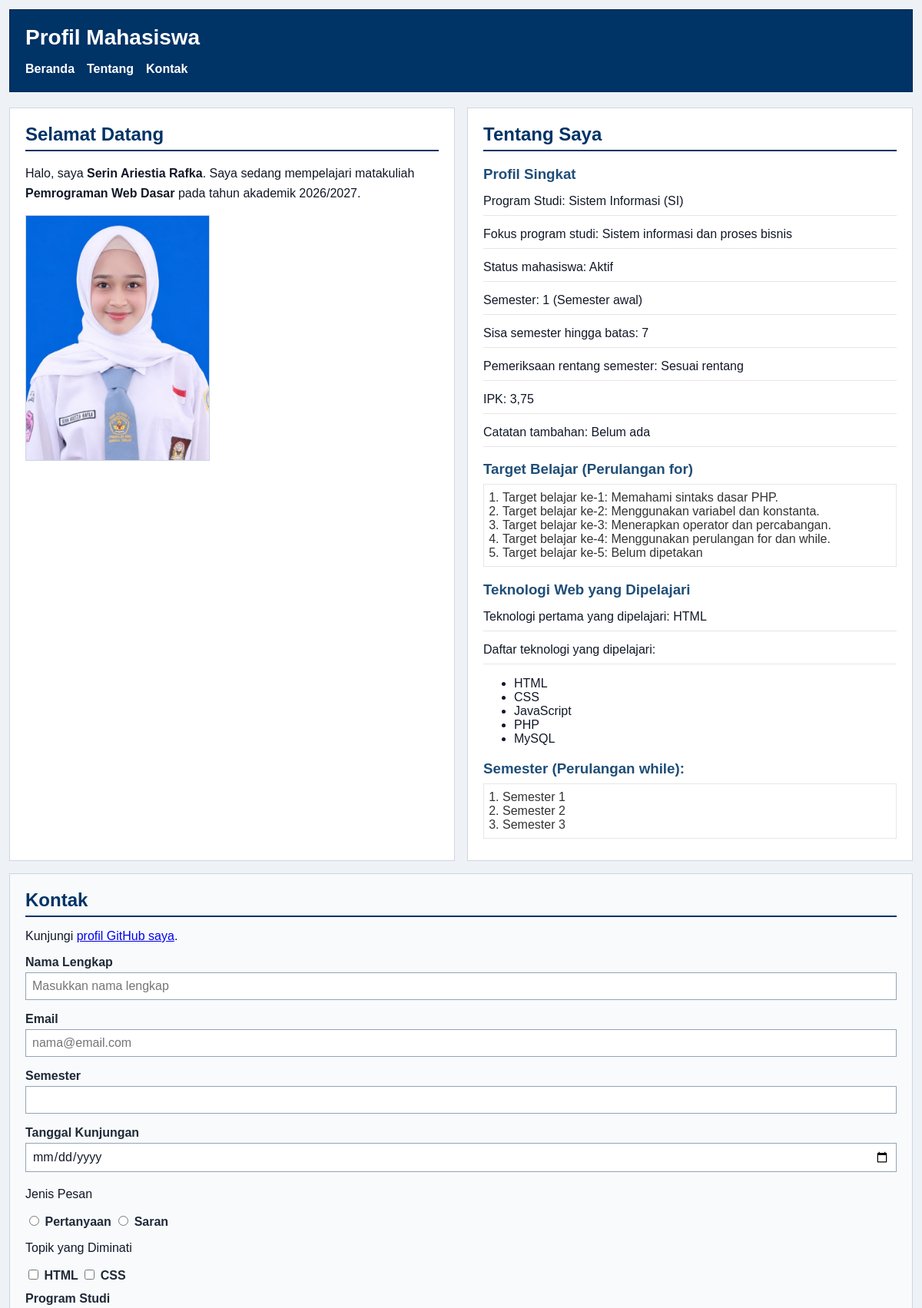
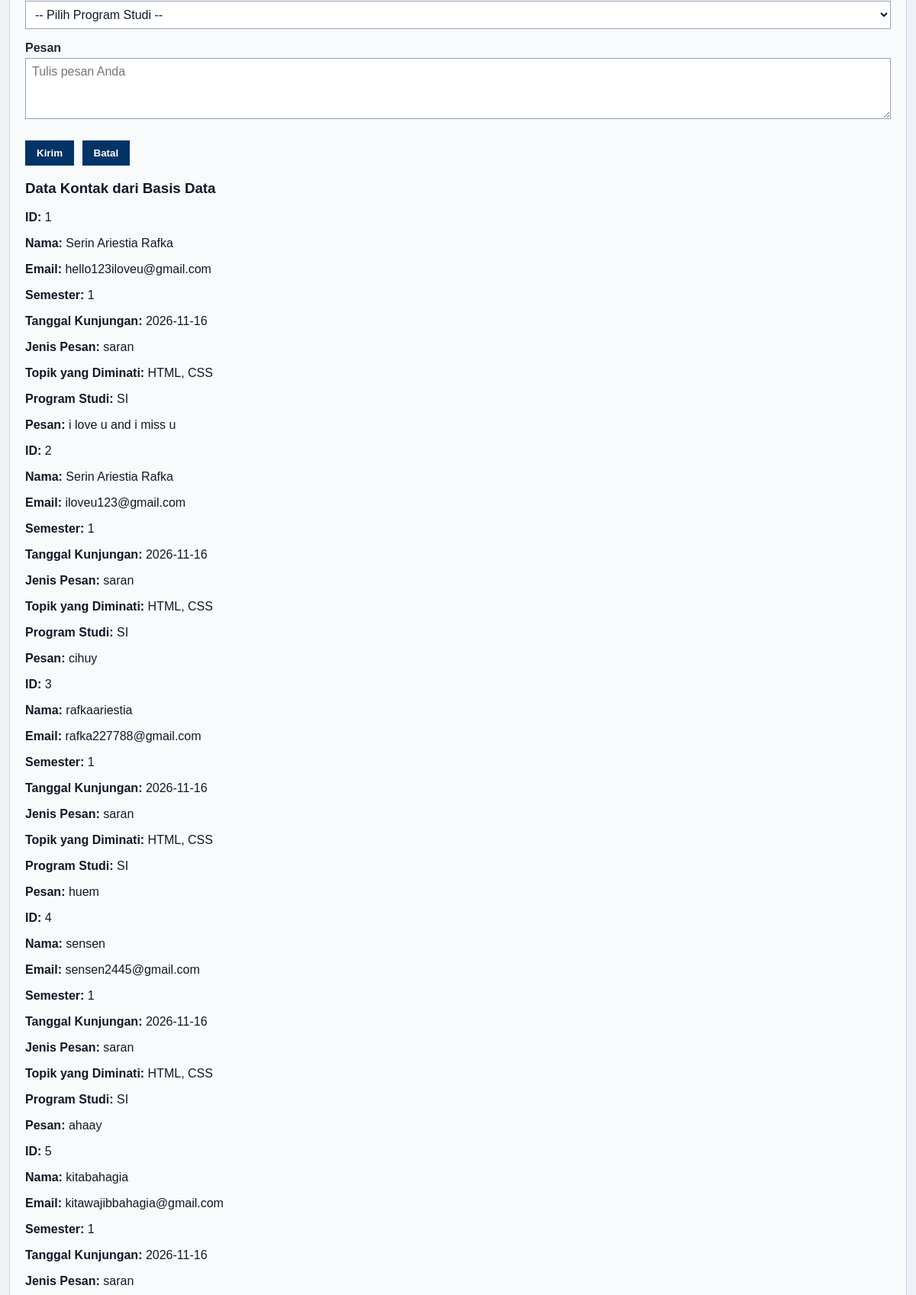
The page / (upper part) on the database its author committed (2 pictures, top to bottom).
### tables this page shows
CREATE TABLE `tbl_kontak_2622500051` (
  `id` int NOT NULL,
  `nama` varchar(50) NOT NULL,
  `email` varchar(255) NOT NULL,
  `semester` tinyint NOT NULL,
  `tanggal` date NOT NULL,
  `jenis_pesan` varchar(20) NOT NULL,
  `minat` varchar(50) NOT NULL,
  `prodi` varchar(2) NOT NULL,
  `pesan` varchar(300) NOT NULL
);

### index.php (the view, shortened to what this page needs)
<?php
require_once("fungsi.php");
require_once("koneksi.php");
$sql = "SELECT * FROM tbl_kontak_2622500051";
$hasil = mysqli_query($koneksi, $sql);
$dataKontak = [];
while ($baris = mysqli_fetch_assoc($hasil)) {
  $dataKontak[] = $baris;
}
$namaMahasiswa = "Serin Ariestia Rafka";
$programStudi = "SI";
$tahunAkademik = "2026/2027";
$semester = 1;
$ipk = 3.75;
$statusAktif = true;
$catatanTambahan = null;
$batasSemester = 8;
$sisaSemester = $batasSemester - $semester;
$semesterValid = $semester >= 1 && $semester <= $batasSemester;
$statusSemester = ($semesterValid && $statusAktif) ? "Sesuai rentang" : "Perlu diperiksa";
if ($semester < 3) {
  $keteranganSemester = "Semester awal";
} elseif ($semester <= 6) {
  $keteranganSemester = "Semester menengah";
} else {
  $keteranganSemester = "Semester akhir";
}
$namaProdi = ($programStudi == "SI") ? "Sistem Informasi" : (($programStudi == "TI") ? "Teknik Informatika" : "Lainnya");
switch ($programStudi) {
  case "SI":
    $fokusProgramStudi = "Sistem informasi dan proses bisnis";
    break;
}
$teknologiWeb = ["HTML", "CSS", "JavaScript", "PHP", "MySQL"];
?>
<!doctype html>
<html lang="id">
<head>
  <link rel="stylesheet" href="style.css" />
</head>
<body>
  <header>
    <div class="header-top">
      <h1>Profil Mahasiswa</h1>
    </div>
    <nav>
      <ul id="navMenu">
        <li><a href="#home">Beranda</a></li>
        <li><a href="#about">Tentang</a></li>
        <li><a href="#contact">Kontak</a></li>
      </ul>
    </nav>
  </header>
  <main>
    <section id="home">
      <h2>Selamat Datang</h2>
      <p>Halo, saya <?= tebal($namaMahasiswa); ?>. Saya sedang mempelajari matakuliah <strong><?= bersihkan(NAMA_MATA_KULIAH); ?></strong> pada tahun akademik <?= bersihkan($tahunAkademik); ?>.</p>
      <img src="img/foto-profil.jpg" alt="Foto profil Nama Mahasiswa" />
    </section>
    <section id="about">
      <h2>Tentang Saya</h2>
      <article>
        <h3>Profil Singkat</h3>
        <p>Program Studi: <?= bersihkan($namaProdi . " (" . $programStudi . ")"); ?></p>
        <p>Fokus program studi: <?= bersihkan($fokusProgramStudi); ?></p>
        <p>Status mahasiswa: <?= $statusAktif ? "Aktif" : "Tidak aktif"; ?></p>
        <p>Semester: <?= bersihkan($semester . " (" . $keteranganSemester . ")"); ?></p>
        <p>Sisa semester hingga batas: <?= bersihkan($sisaSemester); ?></p>
        <p>Pemeriksaan rentang semester: <?= bersihkan($statusSemester); ?></p>
        <p>IPK: <?= number_format($ipk, 2, ',', '.'); ?></p>
        <p>Catatan tambahan: <?= $catatanTambahan === null ? "Belum ada" : bersihkan($catatanTambahan); ?></p>
        <h3>Target Belajar (Perulangan for)</h3>
        <ol>
          <?php
          for ($i = 1; $i <= 5; $i++) {
            echo "<li>Target belajar ke-" . $i . ": ";
            switch ($i) {
              case 1:
                echo "Memahami sintaks dasar PHP.";
                break;
              case 2:
                echo "Menggunakan variabel dan konstanta.";
                break;
              case 3:
                echo "Menerapkan operator dan percabangan.";
                break;
              case 4:
                echo "Menggunakan perulangan for dan while.";
                break;
              default:
                echo "Belum dipetakan";
                break;
            }
            echo "</li>";
          }
          ?>
        </ol>
        <h3>Teknologi Web yang Dipelajari</h3>
        <p>
          Teknologi pertama yang dipelajari:
          <?= bersihkan($teknologiWeb[0]); ?>
        </p>
        <p>Daftar teknologi yang dipelajari:</p>
        <ul>
          <?php foreach ($teknologiWeb as $teknologi): ?>
            <li><?= bersihkan($teknologi); ?></li>
          <?php endforeach; ?>
        </ul>
        <h3>Semester (Perulangan while):</h3>
        <ol>
          <?php
          $nomorSemester = 1;
          while ($nomorSemester <= 3) {
            echo "<li>Semester " . $nomorSemester . "</li>";
            $nomorSemester++;
          }
          ?>
        </ol>
      </article>
    </section>
    <section id="contact">
      <h2>Kontak</h2>
      <p>
        Kunjungi
        <a target="_blank" href="https://github.com/<?= bersihkan(PROFIL_GITHUB); ?>">profil GitHub saya</a>.
      </p>
      <form id="contactForm" class="js-contact-form" data-validation="contact" action="index.php" method="post" novalidate>
        <div class="form-group">
          <label for="nama">Nama Lengkap</label><br />
          <input class="input-form" type="text" id="nama" name="nama" placeholder="Masukkan nama lengkap" minlength="3" maxlength="50" required />
        </div>
        <div class="form-group">
          <label for="email">Email</label><br />
          <input class="input-form" type="email" id="email" name="email" placeholder="nama@email.com" required />
        </div>
        <div class="form-group">
          <label for="semester">Semester</label><br />
          <input class="input-form" type="number" id="semester" name="semester" min="1" max="14" required />
        </div>
        <div class="form-group">
          <label for="tanggal">Tanggal Kunjungan</label><br />
          <input class="input-form" type="date" id="tanggal" name="tanggal" required />
        </div>
        <div class="form-group">
          <p>Jenis Pesan</p>
          <input type="radio" id="pertanyaan" name="jenis_pesan" value="pertanyaan" required />
          <label for="pertanyaan">Pertanyaan</label>
          <input type="radio" id="saran" name="jenis_pesan" value="saran" />
          <label for="saran">Saran</label>
        </div>
        <div class="form-group">
          <p>Topik yang Diminati</p>
          <input type="checkbox" id="minat-html" name="minat[]" value="HTML" />
          <label for="minat-html">HTML</label>
          <input type="checkbox" id="minat-css" name="minat[]" value="CSS" />
          <label for="minat-css">CSS</label>
        </div>
        <div class="form-group">
          <label for="prodi">Program Studi</label><br />
          <select class="input-form" id="prodi" name="prodi" required>
            <option value="">-- Pilih Program Studi --</option>
          </select>
        </div>
        <div class="form-group">
          <label for="pesan">Pesan</label><br />
          <textarea class="input-form" id="pesan" name="pesan" maxlength="300" placeholder="Tulis pesan Anda" required></textarea>
        </div>
        <button type="submit">Kirim</button>
        <button type="reset">Batal</button>
      </form>
      <article id="hasilKontak" class="submission-result" aria-live="polite">
        <h3>Data Kontak dari Basis Data</h3>
        <?php if (count($dataKontak) > 0): ?>
          <?php foreach ($dataKontak as $data): ?>
            <section>
              <p><strong>ID:</strong> <?= bersihkan($data["id"]); ?></p>
              <p><strong>Nama:</strong> <?= bersihkan($data["nama"]); ?></p>
              <p><strong>Email:</strong> <?= bersihkan($data["email"]); ?></p>
              <p><strong>Semester:</strong> <?= bersihkan($data["semester"]); ?></p>
              <p><strong>Tanggal Kunjungan:</strong> <?= bersihkan($data["tanggal"]); ?></p>
              <p><strong>Jenis Pesan:</strong> <?= bersihkan($data["jenis_pesan"]); ?></p>
              <p><strong>Topik yang Diminati:</strong> <?= bersihkan($data["minat"]); ?></p>
              <p><strong>Program Studi:</strong> <?= bersihkan($data["prodi"]); ?></p>
              <p><strong>Pesan:</strong> <?= nl2br(bersihkan($data["pesan"])); ?></p>
            </section>
          <?php endforeach; ?>
        <?php else: ?>
          <p>Belum ada data kontak yang tersimpan.</p>
        <?php endif; ?>
      </article>
    </section>
  </main>
</body>
</html>

### fungsi.php
<?php
function bersihkan($teks)
{
  return htmlspecialchars($teks ?? "", ENT_QUOTES, "UTF-8");
}
function tebal($teks)
{
  return "<strong>" . bersihkan($teks) . "</strong>";
}

### style.css (style rules this page uses)
* { box-sizing: border-box; }
body { margin: 0; padding: 12px; font-family: Arial, sans-serif; color: #111827; background-color: #eef2f7; }
header { background-color: #003366; color: #ffffff; padding: 20px; margin-bottom: 20px; border: 1px solid #00264d; }
header h1 { margin: 0; font-size: 28px; }
.header-top { display: flex; justify-content: space-between; align-items: center; }
#navMenu { display: none; }
nav ul { display: flex; flex-direction: column; justify-content: flex-start; align-items: flex-start; gap: 12px; margin: 0; padding: 0; list-style: none; }
nav a { color: #ffffff; font-weight: bold; text-decoration: none; }
main { display: grid; grid-template-columns: 1fr; gap: 16px; }
section { width: 100%; }
#home { background-color: #ffffff; border: 1px solid #d0d7de; padding: 20px; margin: 0; }
#home h2 { color: #003366; border-bottom: 2px solid #003366; padding-bottom: 6px; margin-top: 0; margin-bottom: 16px; }
#home p { line-height: 1.6; margin: 0 0 16px; }
#home img { display: block; width: 240px; max-width: 100%; height: auto; border: 1px solid #cbd5e1; }
#about { background-color: #ffffff; border: 1px solid #d0d7de; padding: 20px; margin: 0; }
#about h2 { color: #003366; border-bottom: 2px solid #003366; padding-bottom: 6px; margin-top: 0; margin-bottom: 16px; }
#about h3 { color: #1f4e78; margin-bottom: 6px; }
#about p { margin: 6px 0; padding: 6px 0; border-bottom: 1px solid #e6e6e6; line-height: 1.5; }
#about ol { color: #333333; margin: 8px 0; padding: 8px 24px; border: 1px solid #e6e6e6; }
#contact { background-color: #f8fafc; border: 1px solid #cbd5e1; padding: 20px; margin: 0; }
#contact h2 { color: #003366; border-bottom: 2px solid #003366; padding-bottom: 6px; margin-top: 0; margin-bottom: 16px; }
.form-group { margin: 12px 0; }
#contact label { color: #1f2937; font-weight: bold; }
.input-form { width: 100%; max-width: 100%; background-color: #ffffff; color: #111827; font-family: Arial, sans-serif; font-size: 16px; padding: 8px; margin: 4px 0; border: 1px solid #94a3b8; }
#contact textarea { min-height: 80px; resize: vertical; }
#contact button { background-color: #003366; color: #ffffff; font-weight: bold; padding: 8px 14px; margin: 8px 6px 0 0; border: 1px solid #003366; cursor: pointer; }
@media (min-width: 768px) { nav { margin-top: 16px; } }
@media (min-width: 768px) { nav ul { flex-direction: row; justify-content: flex-start; align-items: center; gap: 16px; } }
@media (min-width: 768px) { main { grid-template-columns: 1fr 1fr; } }
@media (min-width: 768px) { #contact { grid-column: 1 / -1; } }
@media (min-width: 768px) { #navMenu { display: flex; flex-direction: row; } }

### rows shown on the page
tbl_kontak_2622500051: id "1", nama "Serin Ariestia Rafka", email "hello123iloveu@gmail.com", semester "1", tanggal "2026-11-16", jenis_pesan "saran", minat "HTML, CSS", prodi "SI", pesan "i love u and i miss u"
tbl_kontak_2622500051: id "2", nama "Serin Ariestia Rafka", email "iloveu123@gmail.com", semester "1", tanggal "2026-11-16", jenis_pesan "saran", minat "HTML, CSS", prodi "SI", pesan "cihuy"
tbl_kontak_2622500051: id "3", nama "rafkaariestia", email "rafka227788@gmail.com", semester "1", tanggal "2026-11-16", jenis_pesan "saran", minat "HTML, CSS", prodi "SI", pesan "huem"
tbl_kontak_2622500051: id "4", nama "sensen", email "sensen2445@gmail.com", semester "1", tanggal "2026-11-16", jenis_pesan "saran", minat "HTML, CSS", prodi "SI", pesan "ahaay"
tbl_kontak_2622500051: id "5", nama "kitabahagia", email "kitawajibbahagia@gmail.com", semester "1", tanggal "2026-11-16", jenis_pesan "saran"

### other values the page prints
bersihkan($teks) "Serin Ariestia Rafka"
bersihkan(NAMA_MATA_KULIAH) "Pemrograman Web Dasar"
bersihkan($tahunAkademik) "2026/2027"
bersihkan($namaProdi . " (" . $programStudi . ")") "Sistem Informasi (SI)"
bersihkan($fokusProgramStudi) "Sistem informasi dan proses bisnis"
bersihkan($semester . " (" . $keteranganSemester . ")") "1 (Semester awal)"
bersihkan($sisaSemester) "7"
bersihkan($statusSemester) "Sesuai rentang"
$ipk "3,75"
bersihkan($teknologiWeb[0]) "HTML"
bersihkan($teknologi) "HTML"
bersihkan($teknologi) "CSS"
bersihkan($teknologi) "JavaScript"
bersihkan($teknologi) "PHP"
bersihkan($teknologi) "MySQL"
